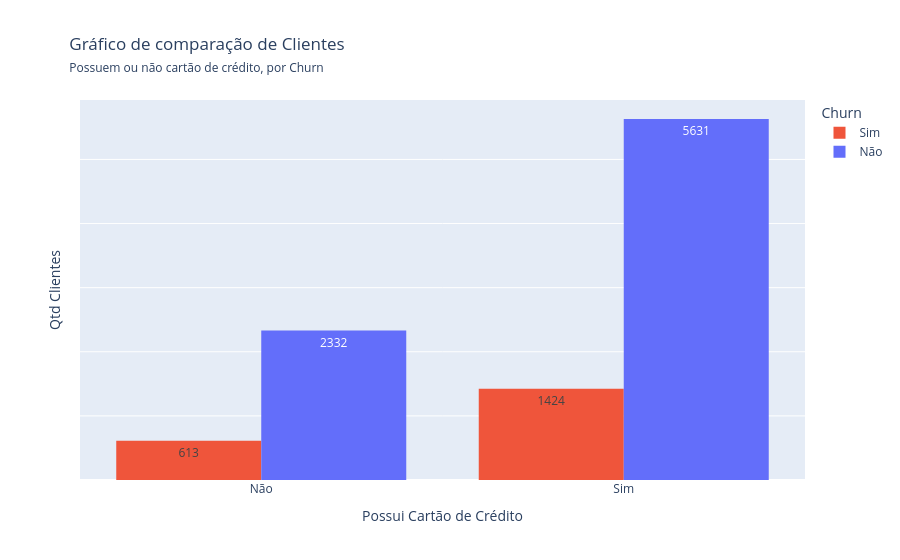

The cell this chart's notebook holds for it:
### Code cell
import plotly.express as px

fig = px.histogram(dados, x='tem_cartao_credito', color = 'churn',
                   barmode='group', text_auto=True,
                   title = ('Gráfico de comparação de Clientes'
                            '<br><span style="font-size:12px;">'
                           'Possuem ou não cartão de crédito, por Churn'
                           '<span>'),
                   color_discrete_map={
                     1: '#EF553B',
                     0: '#636EFA'
                    }, labels={
                        'churn': 'Churn',
                        1: 'Sim',
                        0: 'Não'
                    })

fig.update_layout(
    xaxis_title='Possui Cartão de Crédito',
    yaxis_title='Qtd Clientes',
    title_x = 0.077
)
fig.update_yaxes(showticklabels=False)
fig.update_xaxes(tickvals=[0, 1], ticktext=['Não', 'Sim'])

fig.for_each_trace(
    lambda t: t.update(
        name='Não' if t.name == '0' else 'Sim'
    )
)

fig.show()

### Figure 1 — Plotly figure (JSON) as saved in the notebook; plotly's stock layout.template omitted (floating-point values rounded to 4 significant figures; data arrays with more than 128 entries replaced by an {"elided": "..."} marker saying what was removed)
{"data": [{"alignmentgroup": "True", "bingroup": "x", "hovertemplate": "Churn=1<br>tem_cartao_credito=%{x}<br>count=%{y}<extra></extra>", "legendgroup": "1", "marker": {"color": "#EF553B", "pattern": {"shape": ""}}, "name": "Sim", "offsetgroup": "1", "orientation": "v", "showlegend": true, "texttemplate": "%{value}", "type": "histogram", "x": {"elided": "2037 int values"}, "xaxis": "x", "yaxis": "y"}, {"alignmentgroup": "True", "bingroup": "x", "hovertemplate": "Churn=0<br>tem_cartao_credito=%{x}<br>count=%{y}<extra></extra>", "legendgroup": "0", "marker": {"color": "#636EFA", "pattern": {"shape": ""}}, "name": "Não", "offsetgroup": "0", "orientation": "v", "showlegend": true, "texttemplate": "%{value}", "type": "histogram", "x": {"elided": "7963 int values"}, "xaxis": "x", "yaxis": "y"}], "layout": {"barmode": "group", "legend": {"title": {"text": "Churn"}, "tracegroupgap": 0}, "title": {"text": "Gráfico de comparação de Clientes<br><span style=\"font-size:12px;\">Possuem ou não cartão de crédito, por Churn<span>", "x": 0.077}, "xaxis": {"anchor": "y", "domain": [0, 1], "ticktext": ["Não", "Sim"], "tickvals": [0, 1], "title": {"text": "Possui Cartão de Crédito"}}, "yaxis": {"anchor": "x", "domain": [0, 1], "showticklabels": false, "title": {"text": "Qtd Clientes"}}}}
